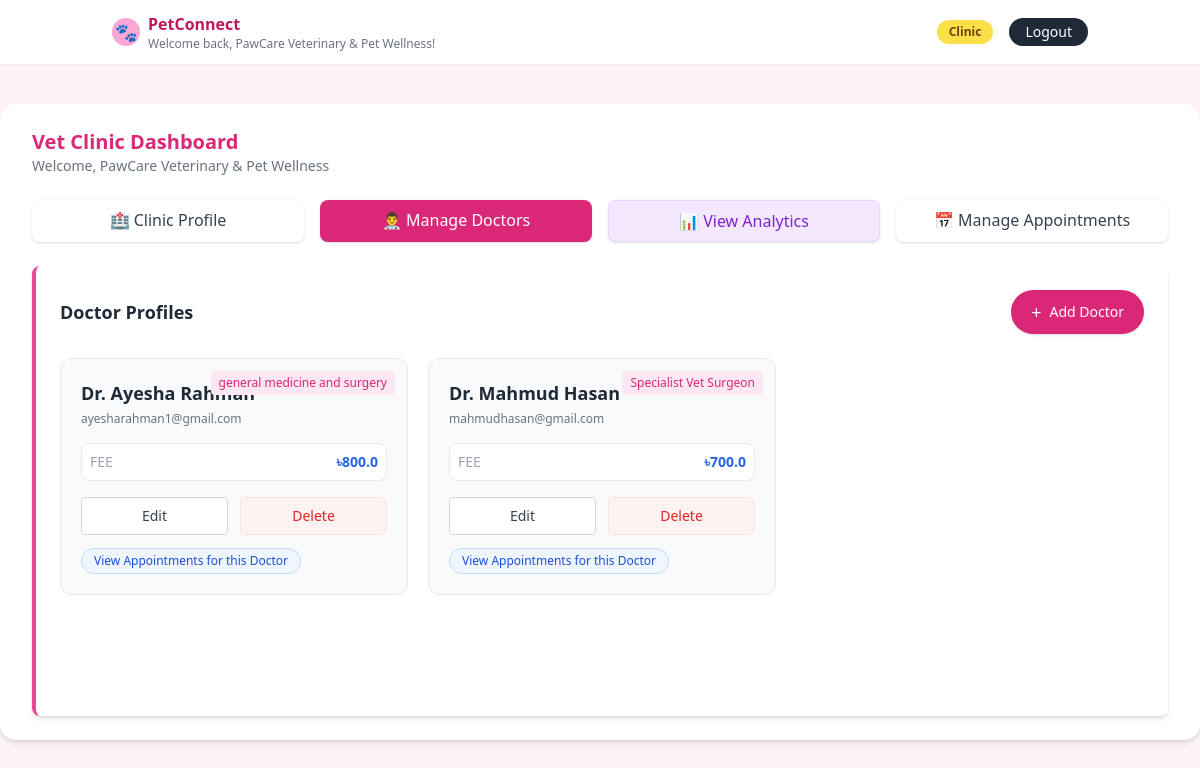
The app's page /clinic/dashboard (signed in) with its own data.
### tables this page shows
CREATE TABLE clinics (
    id INTEGER PRIMARY KEY AUTOINCREMENT,
    user_id INTEGER NOT NULL UNIQUE,
    name TEXT NOT NULL,
    license_number TEXT NOT NULL,
    email TEXT NOT NULL,
    contact_number TEXT NOT NULL,
    location TEXT NOT NULL,
    FOREIGN KEY (user_id) REFERENCES users(id)
);

CREATE TABLE doctors (
    id INTEGER PRIMARY KEY AUTOINCREMENT,
    clinic_id INTEGER NOT NULL,
    name TEXT NOT NULL,
    email TEXT NOT NULL,
    base_fee REAL NOT NULL,
    qualifications TEXT NOT NULL,
    rating REAL DEFAULT 0,
    weekly_schedule TEXT NOT NULL,
    FOREIGN KEY (clinic_id) REFERENCES clinics(id)
);

### app.py (the view, shortened to what this page needs)
@app.route("/clinic/dashboard")
def clinic_dashboard():
    if "user_id" not in session or session.get("role") != "clinic":
        return redirect(url_for("login"))
    clinic = get_or_create_clinic_for_current_user()
    if not clinic:
        flash("Clinic profile not found.", "danger")
        return redirect(url_for("login"))
    tab = request.args.get("tab", "doctors")
    conn = get_db()
    cur = conn.cursor()
    doctors = cur.execute(
        "SELECT * FROM doctors WHERE clinic_id = ? ORDER BY name",
        (clinic["id"],),
    ).fetchall()
    appointments_requests = []
    conn.close()
    return render_template(
        "clinic_dashboard.html",
        clinic=clinic,
        doctors=doctors,
        tab=tab,
        appointments_requests=appointments_requests,   # used in Manage Appointments tab
    )

### app.py (called while the page is built, shortened)
def get_db():
    conn = sqlite3.connect(app.config["DATABASE"])
    conn.row_factory = sqlite3.Row
    return conn

def get_or_create_clinic_for_current_user():
    user_id = session.get("user_id")
    if not user_id:
        return None
    conn = get_db()
    cur = conn.cursor()
    clinic = cur.execute(
        "SELECT * FROM clinics WHERE user_id = ?", (user_id,)
    ).fetchone()
    conn.close()
    return clinic

### templates/clinic_dashboard.html (shortened to what this page needs)
{% extends "base.html" %}
{% block content %}
<div class="flex flex-col md:flex-row justify-between items-center mb-6">
  <div class="text-center md:text-left">
    <h2 class="text-xl font-semibold text-pink-600">Vet Clinic Dashboard</h2>
    <p class="text-sm text-gray-500">Welcome, {{ clinic['name'] }}</p>
  </div>
</div>
<div class="grid grid-cols-1 md:grid-cols-4 gap-4 mb-6">
  <a href="{{ url_for('clinic_dashboard', tab='profile') }}"
     class="block text-center py-2 rounded-lg font-medium shadow transition
     {{ 'bg-pink-600 text-white' if tab == 'profile' else 'bg-white text-gray-700 hover:bg-gray-50' }}">
    🏥 Clinic Profile
  </a>
  <a href="{{ url_for('clinic_dashboard', tab='doctors') }}"
     class="block text-center py-2 rounded-lg font-medium shadow transition
     {{ 'bg-pink-600 text-white' if tab == 'doctors' else 'bg-white text-gray-700 hover:bg-gray-50' }}">
    👨‍⚕️ Manage Doctors
  </a>
  <a href="{{ url_for('clinic_reports') }}"
     class="block text-center py-2 rounded-lg font-medium shadow bg-purple-100 text-purple-700 hover:bg-purple-200 border border-purple-200">
    📊 View Analytics
  </a>
  <a href="{{ url_for('clinic_dashboard', tab='appointments') }}"
     class="block text-center py-2 rounded-lg font-medium shadow transition
     {{ 'bg-pink-600 text-white' if tab == 'appointments' else 'bg-white text-gray-700 hover:bg-gray-50' }}">
    📅 Manage Appointments
  </a>
</div>
<div class="bg-white shadow-md rounded-lg p-6 border-l-4 border-pink-500 min-h-[450px]">
  {% if tab == 'doctors' %}
    <div class="flex justify-between items-center mb-6">
      <h3 class="text-lg font-semibold text-gray-800">Doctor Profiles</h3>
      <a href="{{ url_for('add_doctor_form') }}"
         class="bg-pink-600 hover:bg-pink-700 text-white px-5 py-2 rounded-full text-sm font-medium shadow transition flex items-center gap-2">
        <span class="text-lg">+</span> Add Doctor
      </a>
    </div>
    {% if doctors %}
      <div class="grid grid-cols-1 md:grid-cols-2 lg:grid-cols-3 gap-5">
        {% for doctor in doctors %}
          <div class="border border-gray-200 rounded-xl p-5 hover:shadow transition bg-gray-50 relative">
            <span class="absolute top-3 right-3 bg-pink-100 text-pink-600 text-xs font-medium px-2 py-1 rounded">
              {{ doctor['qualifications'] }}
            </span>
            <h4 class="text-lg font-semibold text-gray-800 mb-1">{{ doctor['name'] }}</h4>
            <p class="text-xs text-gray-500 mb-4">{{ doctor['email'] }}</p>
            <div class="flex justify-between items-center mb-4 bg-white p-2 rounded-lg border text-sm">
              <span class="text-gray-400 uppercase">Fee</span>
              <span class="font-semibold text-blue-600">৳{{ doctor['base_fee'] }}</span>
            </div>
            <div class="grid grid-cols-2 gap-3 text-sm">
              <a href="{{ url_for('edit_doctor_form', doctor_id=doctor['id']) }}"
                 class="text-center bg-white border border-gray-300 text-gray-700 py-2 rounded hover:bg-gray-50 font-medium">
                Edit
              </a>
              <button type="button"
                      class="w-full bg-red-50 border border-red-100 text-red-600 py-2 rounded hover:bg-red-100 font-medium"
                      data-delete-url="{{ url_for('delete_doctor_from_dashboard', doctor_id=doctor['id']) }}"
                      onclick="openDoctorDeleteModal(this);">
                Delete
              </button>
            </div>
            <div class="mt-3">
              <a href="{{ url_for('clinic_doctor_appointments', doctor_id=doctor['id']) }}"
                 class="inline-block text-xs px-3 py-1 rounded-full bg-blue-50 text-blue-700 border border-blue-200">
                View Appointments for this Doctor
              </a>
            </div>
          </div>
        {% endfor %}
      </div>
    {% else %}
      <div class="text-center py-14 bg-gray-50 rounded-xl border-2 border-dashed border-gray-200">
        <h3 class="text-lg font-semibold text-gray-600">No doctors yet</h3>
        <p class="text-sm text-gray-400">Add your first doctor to get started.</p>
      </div>
    {% endif %}
  {% endif %}
</div>
{% endblock %}

### templates/base.html (shortened to what this page needs)
<!DOCTYPE html>
<html lang="en">
<head>
  <script src="https://cdn.tailwindcss.com"></script>
</head>
<body class="bg-pink-50">
  <header class="bg-white shadow-sm">
    <div class="max-w-5xl mx-auto px-6 py-3 flex items-center justify-between">
      <div class="flex items-center space-x-2">
        <div class="w-7 h-7 rounded-full bg-pink-300 flex items-center justify-center">
          <span class="text-white text-lg">🐾</span>
        </div>
        <div>
          <p class="font-semibold text-pink-700">PetConnect</p>
          {% if session.get('user_name') %}
            <p class="text-xs text-gray-500">Welcome back, {{ session.get('user_name') }}!</p>
          {% endif %}
        </div>
      </div>
      <nav class="flex items-center space-x-4 text-sm">
        {% if session.get('user_id') %}
          <span class="px-3 py-1 rounded-full bg-yellow-300 text-xs font-semibold text-yellow-900">
            {{ session.get('role')|capitalize }}
          </span>
          <a href="{{ url_for('logout') }}"
             class="px-4 py-1 rounded-full bg-gray-800 text-white text-sm hover:bg-black transition">
            Logout
          </a>
        {% endif %}
      </nav>
    </div>
  </header>
  <main class="min-h-screen">
    <div class="max-w-7xl mx-auto mt-10">
      <div class="bg-white rounded-2xl shadow-md px-8 py-6">
        {% block content %}{% endblock %}
      </div>
    </div>
  </main>
</body>
</html>

### records on screen
clinics: get "PawCare Veterinary & Pet Wellness", name "PawCare Veterinary & Pet Wellness"
doctors: qualifications "general medicine and surgery", name "Dr. Ayesha Rahman", email "ayesharahman1@gmail.com", base_fee "800.0"
doctors: qualifications "Specialist Vet Surgeon", name "Dr. Mahmud Hasan", email "mahmudhasan@gmail.com", base_fee "700.0"

### other values on screen
{{ session.get('role')|capitalize }} "Clinic"
